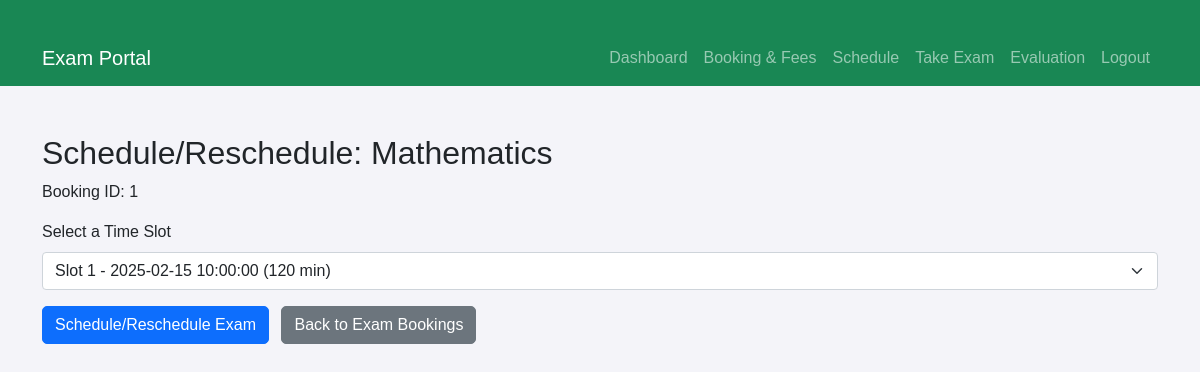
The page /pages/schedule.php?bookingID=1 (signed in) on the database its author committed.
### tables this page shows
CREATE TABLE
    exam (
        Exam_ID BIGINT PRIMARY key auto_increment NOT NULL,
        name VARCHAR(25) NOT NULL,
        fees INT (10) NOT NULL DEFAULT 0
    );

CREATE TABLE
    takes_exam (
        booking_ID INT NOT NULL PRIMARY key AUTO_INCREMENT,
        Roll_number BIGINT NOT NULL,
        Exam_ID BIGINT NOT NULL,
        transaction_ID text DEFAULT NULL,
        end_time DATETIME NULL DEFAULT NULL,
        slot_ID BIGINT DEFAULT NULL,
        difficulty_counter INT NOT NULL DEFAULT 0,
        FOREIGN key (Roll_number) REFERENCES students (Roll_number) ON DELETE cascade,
        FOREIGN KEY (slot_ID) REFERENCES slot (slot_ID) ON DELETE SET NULL,
        FOREIGN KEY (Exam_ID) REFERENCES exam (Exam_ID) ON DELETE cascade
    );

### pages/schedule.php (the view, shortened to what this page needs)
<?php
require_once '../include/dbh.inc.php';
if (isset($_GET['bookingID'])) {
    $bookingID = $_GET['bookingID'];
    $stmt = $pdo->prepare("SELECT booking_ID, Exam_ID, slot_ID FROM takes_exam WHERE booking_ID = :bookingID");
    $stmt->bindParam(':bookingID', $bookingID, PDO::PARAM_INT);
    $stmt->execute();
    $booking = $stmt->fetch(PDO::FETCH_ASSOC);
    $examID = $booking['Exam_ID'];
    $currentSlotID = $booking['slot_ID'];
    $stmt = $pdo->prepare("SELECT name FROM exam WHERE Exam_ID = :examID");
    $stmt->bindParam(':examID', $examID, PDO::PARAM_INT);
    $stmt->execute();
    $examData = $stmt->fetch(PDO::FETCH_ASSOC);
    $examName = $examData ? $examData['name'] : "Exam";
    $stmt = $pdo->prepare("
        SELECT aos.slot_ID, s.start_time, s.duration
        FROM available_on_slot aos
        JOIN slot s ON aos.slot_ID = s.slot_ID
        WHERE aos.Exam_ID = :examID
    ");
    $stmt->bindParam(':examID', $examID, PDO::PARAM_INT);
    $stmt->execute();
    $slots = $stmt->fetchAll(PDO::FETCH_ASSOC);
?>
    <!DOCTYPE html>
    <html lang="en">
    <head>
        <link href="https://cdn.jsdelivr.net/npm/bootstrap@5.0.2/dist/css/bootstrap.min.css" rel="stylesheet">
        <link rel="stylesheet" href="../css/style.css">
    </head>
    <body>
        <?php include 'navbar.php'; ?>
        <div class="container mt-5">
            <h2>Schedule/Reschedule: <?php echo htmlspecialchars($examName); ?></h2>
            <p>Booking ID: <?php echo htmlspecialchars($bookingID); ?></p>
            <?php if (empty($slots)): ?>
                <p>No available time slots for this exam. Please contact the admin.</p>
                <p><a href="schedule.php" class="btn btn-secondary">Back to Exam Bookings</a></p>
            <?php else: ?>
                <form action="process_schedule.php" method="POST">
                    <div class="mb-3">
                        <label for="slotID" class="form-label">Select a Time Slot</label>
                        <select class="form-select" id="slotID" name="slotID" required>
                            <?php foreach ($slots as $slot): ?>
                                <option value="<?php echo $slot['slot_ID']; ?>" <?php if ($currentSlotID == $slot['slot_ID']) echo "selected"; ?>>
                                    <?php echo "Slot " . $slot['slot_ID'] . " - " . $slot['start_time'] . " (" . $slot['duration'] . " min)"; ?>
                                </option>
                            <?php endforeach; ?>
                        </select>
                    </div>
                    <button type="submit" class="btn btn-primary">Schedule/Reschedule Exam</button>
                    <a href="schedule.php" class="btn btn-secondary ms-2">Back to Exam Bookings</a>
                </form>
            <?php endif; ?>
        </div>
    </body>
    </html>
<?php
}
?>

### css/style.css (style rules this page uses)
body { background-color: #f4f4f9; font-family: "Arial", sans-serif; }
.container { margin-top: 30px; }
.btn { border-radius: 5px; }

### rows shown on the page
exam: name "Mathematics"
takes_exam: slotID "Slot 1 - 2025-02-15 10:00:00 (120 min)"

### other values the page prints
$bookingID "1"
